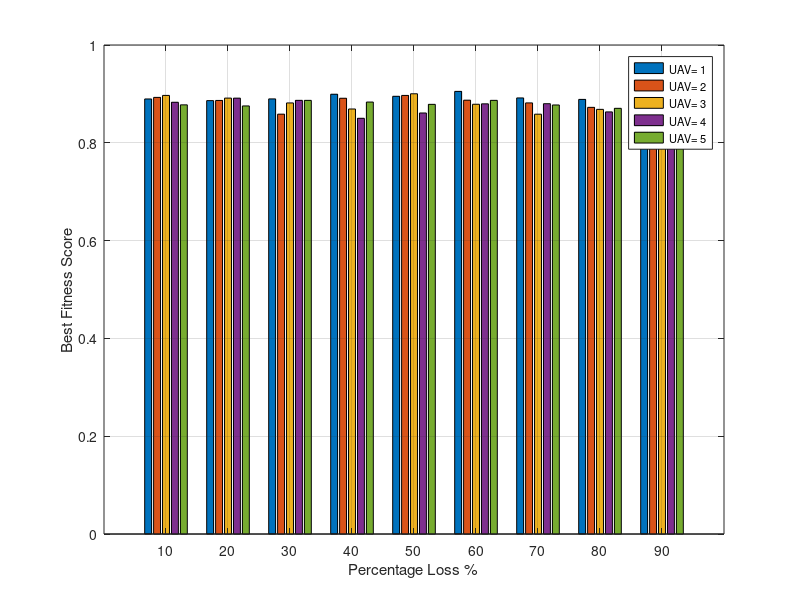

This figure's MATLAB source:
x = 10:10:90;
y_A = [0.889655284, 0.88627482,0.889791793, 0.899335917,0.895115221,  0.905152114,0.89176025, 0.888764094,0.877401556];
y_B = [0.882592051, 0.872497557, 0.881608752, 0.887164743, 0.896889531, 0.891117982, 0.858579222, 0.886623451, 0.892876564];
y_C = [0.880623489, 0.868404746, 0.858528111, 0.878849412, 0.900273731, 0.869135264, 0.881534192, 0.891420647, 0.896919201];
y_D = [0.871470381,0.863203735,0.879987424,0.879720611,0.860977118,0.850144422,0.886827741,0.891330799,0.88291645];
y_E = [0.866083982,0.870513055,0.877356518,0.886806077,0.878653192,0.883341173,0.886787695,0.875397291,0.877627617];

y_B = flip(y_B);
y_C = flip(y_C);
y_D = flip(y_D);
y_E = flip(y_E);

figure;
bar(x, [y_A', y_B', y_C', y_D', y_E'], 'grouped');
legend('UAV= 1','UAV= 2', 'UAV= 3','UAV= 4', 'UAV= 5' ,'FontSize', 8);
xlabel('Percentage Loss %')
ylabel('Best Fitness Score')
%title(' Percentage Loss vs Best Fitness Score')
%or h=get(gca,'xlabel')
%set(h1, 'FontSize', 13)
%set(h2, 'FontSize', 13)
grid on;



